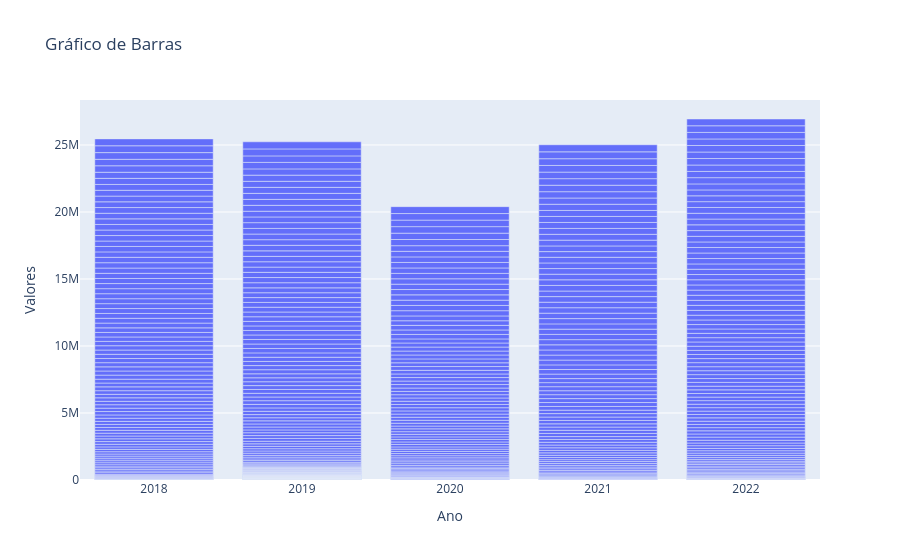

The code cell stored with this chart in its notebook:
### Code cell
# Criar o gráfico de barras com o Plotly
fig = go.Figure(data=[go.Bar(x=df_aux.ano, y=df_aux.valor_reembolsado)])

# Definir o layout do gráfico, se necessário
fig.update_layout(title='Gráfico de Barras',
                  xaxis_title='Ano',
                  yaxis_title='Valores')

# Exibir o gráfico
fig.show()

### Figure 1 — Plotly figure (JSON) as saved in the notebook; plotly's stock layout.template omitted (floating-point values rounded to 4 significant figures; data arrays with more than 128 entries replaced by an {"elided": "..."} marker saying what was removed)
{"data": [{"type": "bar", "x": {"elided": "485 int values"}, "y": {"elided": "485 float values"}}], "layout": {"title": {"text": "Gráfico de Barras"}, "xaxis": {"title": {"text": "Ano"}}, "yaxis": {"title": {"text": "Valores"}}}}
